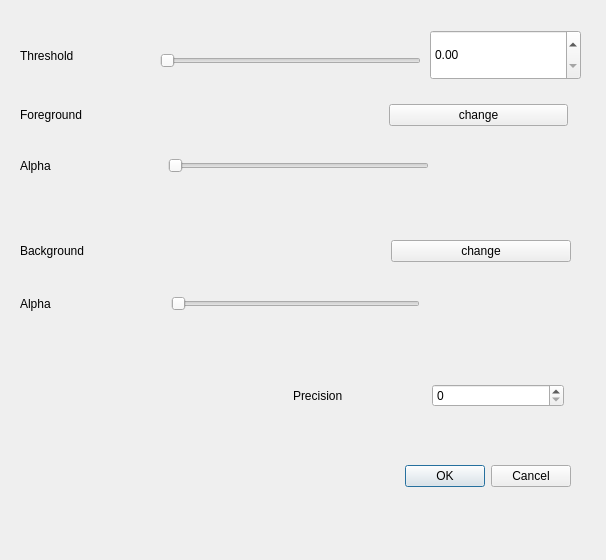
<?xml version="1.0" encoding="UTF-8"?>
<ui version="4.0">
 <class>ThresholdDialogBase</class>
 <widget class="QDialog" name="ThresholdDialogBase">
  <property name="geometry">
   <rect>
    <x>0</x>
    <y>0</y>
    <width>606</width>
    <height>560</height>
   </rect>
  </property>
  <property name="windowTitle">
   <string>Threshold Plugin</string>
  </property>
  <widget class="QDialogButtonBox" name="button_box">
   <property name="geometry">
    <rect>
     <x>230</x>
     <y>460</y>
     <width>341</width>
     <height>32</height>
    </rect>
   </property>
   <property name="orientation">
    <enum>Qt::Horizontal</enum>
   </property>
   <property name="standardButtons">
    <set>QDialogButtonBox::Cancel|QDialogButtonBox::Ok</set>
   </property>
  </widget>
  <widget class="QLabel" name="header">
   <property name="geometry">
    <rect>
     <x>180</x>
     <y>10</y>
     <width>291</width>
     <height>32</height>
    </rect>
   </property>
   <property name="text">
    <string/>
   </property>
  </widget>
  <widget class="QSlider" name="threshold_slider">
   <property name="geometry">
    <rect>
     <x>160</x>
     <y>50</y>
     <width>261</width>
     <height>21</height>
    </rect>
   </property>
   <property name="orientation">
    <enum>Qt::Horizontal</enum>
   </property>
  </widget>
  <widget class="QLabel" name="threshold_label">
   <property name="geometry">
    <rect>
     <x>20</x>
     <y>40</y>
     <width>141</width>
     <height>32</height>
    </rect>
   </property>
   <property name="text">
    <string>Threshold</string>
   </property>
  </widget>
  <widget class="QLabel" name="threshold_value">
   <property name="geometry">
    <rect>
     <x>500</x>
     <y>40</y>
     <width>104</width>
     <height>32</height>
    </rect>
   </property>
   <property name="text">
    <string/>
   </property>
  </widget>
  <widget class="QWidget" name="layoutWidget">
   <property name="geometry">
    <rect>
     <x>20</x>
     <y>240</y>
     <width>551</width>
     <height>100</height>
    </rect>
   </property>
   <layout class="QVBoxLayout" name="verticalLayout">
    <item>
     <layout class="QHBoxLayout" name="horizontalLayout_3">
      <item>
       <widget class="QLabel" name="highlight_color_label">
        <property name="text">
         <string>Background</string>
        </property>
       </widget>
      </item>
      <item>
       <widget class="QLabel" name="highlight_color_value">
        <property name="text">
         <string/>
        </property>
       </widget>
      </item>
      <item>
       <widget class="QPushButton" name="highlight_color_button">
        <property name="text">
         <string>change</string>
        </property>
       </widget>
      </item>
     </layout>
    </item>
    <item>
     <layout class="QHBoxLayout" name="horizontalLayout_4">
      <item>
       <widget class="QLabel" name="label_2">
        <property name="text">
         <string>Alpha</string>
        </property>
       </widget>
      </item>
      <item>
       <widget class="QSlider" name="highlight_color_alpha_slider">
        <property name="maximumSize">
         <size>
          <width>249</width>
          <height>17</height>
         </size>
        </property>
        <property name="orientation">
         <enum>Qt::Horizontal</enum>
        </property>
       </widget>
      </item>
      <item>
       <widget class="QLabel" name="highlight_alpha_value">
        <property name="text">
         <string/>
        </property>
       </widget>
      </item>
     </layout>
    </item>
   </layout>
  </widget>
  <widget class="QWidget" name="layoutWidget">
   <property name="geometry">
    <rect>
     <x>20</x>
     <y>100</y>
     <width>548</width>
     <height>100</height>
    </rect>
   </property>
   <layout class="QVBoxLayout" name="verticalLayout_2">
    <item>
     <layout class="QHBoxLayout" name="horizontalLayout">
      <item>
       <widget class="QLabel" name="base_color_label">
        <property name="text">
         <string>Foreground</string>
        </property>
       </widget>
      </item>
      <item>
       <widget class="QLabel" name="base_color_value">
        <property name="text">
         <string/>
        </property>
       </widget>
      </item>
      <item>
       <widget class="QPushButton" name="base_color_button">
        <property name="text">
         <string>change</string>
        </property>
       </widget>
      </item>
     </layout>
    </item>
    <item>
     <layout class="QHBoxLayout" name="horizontalLayout_2">
      <item>
       <widget class="QLabel" name="label">
        <property name="text">
         <string>Alpha</string>
        </property>
       </widget>
      </item>
      <item>
       <widget class="QSlider" name="base_color_alpha_slider">
        <property name="minimumSize">
         <size>
          <width>261</width>
          <height>17</height>
         </size>
        </property>
        <property name="maximumSize">
         <size>
          <width>261</width>
          <height>17</height>
         </size>
        </property>
        <property name="orientation">
         <enum>Qt::Horizontal</enum>
        </property>
       </widget>
      </item>
      <item>
       <widget class="QLabel" name="base_alpha_value">
        <property name="maximumSize">
         <size>
          <width>133</width>
          <height>59</height>
         </size>
        </property>
        <property name="text">
         <string/>
        </property>
       </widget>
      </item>
     </layout>
    </item>
   </layout>
  </widget>
  <widget class="QDoubleSpinBox" name="threshold_box">
   <property name="geometry">
    <rect>
     <x>430</x>
     <y>30</y>
     <width>151</width>
     <height>50</height>
    </rect>
   </property>
  </widget>
  <widget class="QWidget" name="layoutWidget">
   <property name="geometry">
    <rect>
     <x>293</x>
     <y>370</y>
     <width>271</width>
     <height>52</height>
    </rect>
   </property>
   <layout class="QHBoxLayout" name="horizontalLayout_5">
    <item>
     <widget class="QLabel" name="precision_label">
      <property name="text">
       <string>Precision</string>
      </property>
     </widget>
    </item>
    <item>
     <widget class="QSpinBox" name="precision_spinbox"/>
    </item>
   </layout>
  </widget>
 </widget>
 <resources/>
 <connections>
  <connection>
   <sender>button_box</sender>
   <signal>accepted()</signal>
   <receiver>ThresholdDialogBase</receiver>
   <slot>accept()</slot>
   <hints>
    <hint type="sourcelabel">
     <x>20</x>
     <y>20</y>
    </hint>
    <hint type="destinationlabel">
     <x>20</x>
     <y>20</y>
    </hint>
   </hints>
  </connection>
  <connection>
   <sender>button_box</sender>
   <signal>rejected()</signal>
   <receiver>ThresholdDialogBase</receiver>
   <slot>reject()</slot>
   <hints>
    <hint type="sourcelabel">
     <x>20</x>
     <y>20</y>
    </hint>
    <hint type="destinationlabel">
     <x>20</x>
     <y>20</y>
    </hint>
   </hints>
  </connection>
 </connections>
</ui>
